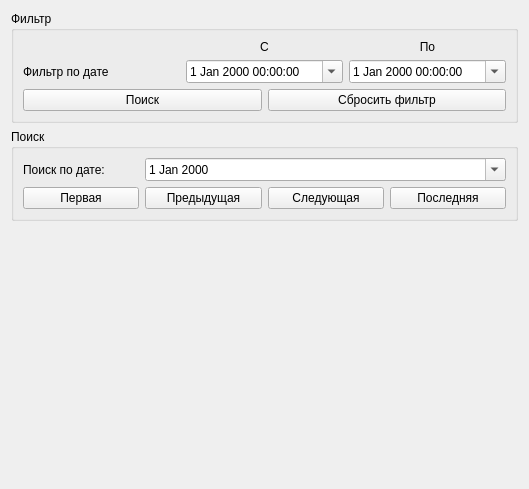
<?xml version="1.0" encoding="UTF-8"?>
<ui version="4.0">
 <class>FindEmergencyCBox</class>
 <widget class="QWidget" name="FindEmergencyCBox">
  <property name="windowModality">
   <enum>Qt::ApplicationModal</enum>
  </property>
  <property name="geometry">
   <rect>
    <x>0</x>
    <y>0</y>
    <width>529</width>
    <height>489</height>
   </rect>
  </property>
  <property name="windowTitle">
   <string>Form</string>
  </property>
  <layout class="QGridLayout" name="gridLayout_3">
   <item row="5" column="0">
    <spacer name="verticalSpacer">
     <property name="orientation">
      <enum>Qt::Vertical</enum>
     </property>
     <property name="sizeHint" stdset="0">
      <size>
       <width>20</width>
       <height>40</height>
      </size>
     </property>
    </spacer>
   </item>
   <item row="0" column="0">
    <widget class="QGroupBox" name="groupBox">
     <property name="title">
      <string>Фильтр</string>
     </property>
     <layout class="QGridLayout" name="gridLayout_2">
      <item row="0" column="0" colspan="2">
       <layout class="QGridLayout" name="gridLayout">
        <item row="0" column="1">
         <widget class="QLabel" name="label_2">
          <property name="text">
           <string>С</string>
          </property>
          <property name="alignment">
           <set>Qt::AlignCenter</set>
          </property>
         </widget>
        </item>
        <item row="0" column="2">
         <widget class="QLabel" name="label_3">
          <property name="text">
           <string>По</string>
          </property>
          <property name="alignment">
           <set>Qt::AlignCenter</set>
          </property>
         </widget>
        </item>
        <item row="1" column="0">
         <widget class="QLabel" name="label">
          <property name="text">
           <string>Фильтр по дате</string>
          </property>
         </widget>
        </item>
        <item row="1" column="1">
         <widget class="QDateTimeEdit" name="StartDate">
          <property name="calendarPopup">
           <bool>true</bool>
          </property>
         </widget>
        </item>
        <item row="1" column="2">
         <widget class="QDateTimeEdit" name="EndDate">
          <property name="wrapping">
           <bool>false</bool>
          </property>
          <property name="accelerated">
           <bool>false</bool>
          </property>
          <property name="correctionMode">
           <enum>QAbstractSpinBox::CorrectToPreviousValue</enum>
          </property>
          <property name="date">
           <date>
            <year>2000</year>
            <month>1</month>
            <day>1</day>
           </date>
          </property>
          <property name="minimumDate">
           <date>
            <year>2000</year>
            <month>1</month>
            <day>1</day>
           </date>
          </property>
          <property name="calendarPopup">
           <bool>true</bool>
          </property>
         </widget>
        </item>
       </layout>
      </item>
      <item row="1" column="0">
       <widget class="QPushButton" name="pushButton">
        <property name="text">
         <string>Поиск</string>
        </property>
       </widget>
      </item>
      <item row="1" column="1">
       <widget class="QPushButton" name="pushButton_2">
        <property name="text">
         <string>Сбросить фильтр</string>
        </property>
       </widget>
      </item>
     </layout>
    </widget>
   </item>
   <item row="1" column="0">
    <widget class="QGroupBox" name="groupBox_2">
     <property name="title">
      <string>Поиск</string>
     </property>
     <layout class="QGridLayout" name="gridLayout_4">
      <item row="1" column="2">
       <widget class="QPushButton" name="FindNextButton">
        <property name="text">
         <string>Следующая</string>
        </property>
       </widget>
      </item>
      <item row="1" column="0">
       <widget class="QPushButton" name="FindFirstButton">
        <property name="text">
         <string>Первая</string>
        </property>
       </widget>
      </item>
      <item row="1" column="1">
       <widget class="QPushButton" name="FindPreviousButton">
        <property name="text">
         <string>Предыдущая</string>
        </property>
       </widget>
      </item>
      <item row="1" column="3">
       <widget class="QPushButton" name="FindLastButton">
        <property name="text">
         <string>Последняя</string>
        </property>
       </widget>
      </item>
      <item row="0" column="0">
       <widget class="QLabel" name="label_4">
        <property name="maximumSize">
         <size>
          <width>120</width>
          <height>16777215</height>
         </size>
        </property>
        <property name="text">
         <string>Поиск по дате:</string>
        </property>
       </widget>
      </item>
      <item row="0" column="1" colspan="3">
       <widget class="QDateEdit" name="FindDate">
        <property name="dateTime">
         <datetime>
          <hour>0</hour>
          <minute>0</minute>
          <second>0</second>
          <year>2000</year>
          <month>1</month>
          <day>1</day>
         </datetime>
        </property>
        <property name="minimumDate">
         <date>
          <year>2000</year>
          <month>1</month>
          <day>1</day>
         </date>
        </property>
        <property name="calendarPopup">
         <bool>true</bool>
        </property>
        <property name="timeSpec">
         <enum>Qt::LocalTime</enum>
        </property>
       </widget>
      </item>
     </layout>
    </widget>
   </item>
  </layout>
 </widget>
 <resources/>
 <connections/>
</ui>
